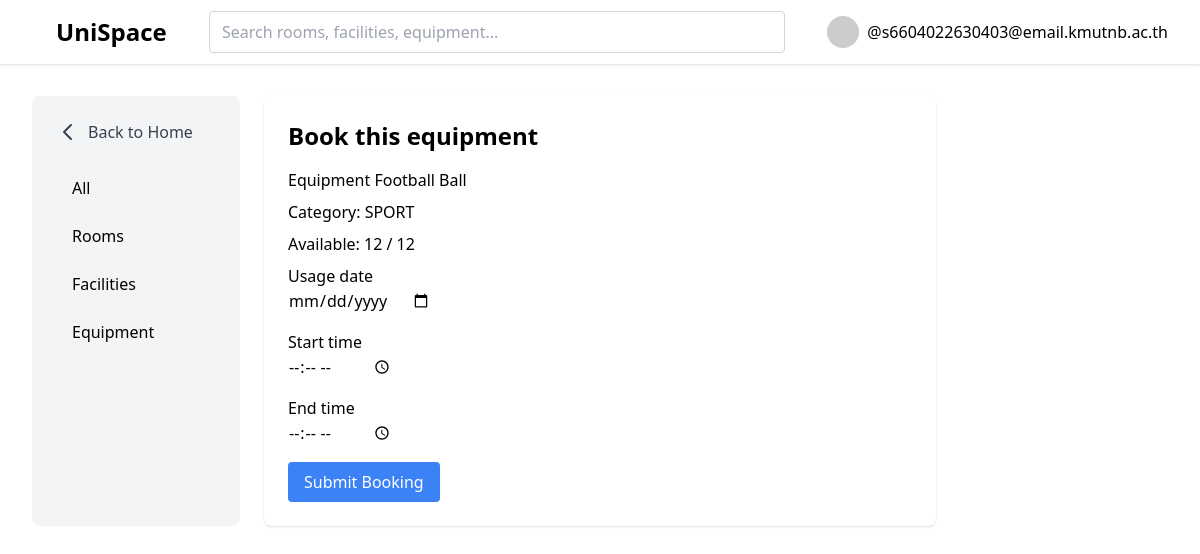
/booking-equipment/1 (signed in), run on the app's committed database.
### base/models.py (models this page shows, shortened)
class User(AbstractUser):
    email = models.EmailField(unique=True)
    username = models.CharField(max_length=200,blank=True,null=True)
    USERNAME_FIELD = 'email'
    REQUIRED_FIELDS = ["username"]

class Equipment(models.Model):
    CATEGORY_CHOICES = [
        ('SPORT', 'Sports Equipment'),
        ('ACADEMIC', 'Academic Equipment'),
        ('ACTIVITY', 'Activity Equipment'),
    ]
    equipment_name = models.CharField(max_length=200)
    category = models.CharField(max_length=200,choices=CATEGORY_CHOICES)
    total_quantity = models.IntegerField()
    available_quantity = models.IntegerField()

### base/views.py (the view, shortened to what this page needs)
# urls.py: path("booking-equipment/<int:pk>", views.bookingEquipment, name="bookingEquipment"),
@login_required(login_url="login")
def bookingEquipment(request, pk):
    equipment = Equipment.objects.get(id=pk)
    try:
        student = Student.objects.get(user=request.user)
    except Student.DoesNotExist:
        messages.error(request, "You must complete your student profile before booking.")
        return redirect('update-user')
    initial = {}
    if request.method == "GET":
        time = request.GET.get("time")
        if time:
            parts = time.split("-")
            if len(parts) == 2:
                initial['start_time'] = parts[0]
                initial['end_time'] = parts[1]
        form = BookingForm(initial=initial)
    return render(request, "booking_equipment.html", {"form": form, "equipment": equipment})

### base/forms.py (shortened to what this page needs)
class BookingForm(ModelForm):
    class Meta:
        model = Booking
        fields = ["usage_date", "start_time", "end_time"]
        widgets = {
            'usage_date': forms.DateInput(attrs={'type': 'date'}),
            'start_time': forms.TimeInput(attrs={'type': 'time'}),
            'end_time': forms.TimeInput(attrs={'type': 'time'}),
        }

### base/templates/booking_equipment.html (shortened to what this page needs)
{% extends 'main.html' %}
{% block content %}
<div class="grid grid-cols-1 md:grid-cols-5 gap-6 p-8">
    <aside class="col-span-1 bg-gray-100 rounded-lg p-6">
        <a href="{% url 'home' %}" class="flex items-center space-x-2 mb-6 text-gray-700 hover:text-gray-900">
            <svg xmlns="http://www.w3.org/2000/svg" class="h-6 w-6" fill="none" viewBox="0 0 24 24" stroke="currentColor">
                <path stroke-linecap="round" stroke-linejoin="round" stroke-width="2" d="M15 19l-7-7 7-7" />
            </svg>
            <span>Back to Home</span>
        </a>
        <nav class="flex flex-col space-y-2">
            <a class="px-4 py-2 rounded hover:bg-gray-200 {% if not request.GET.filter %} font-medium{% endif %}" href="{% url 'home' %}">All</a>
            <a class="px-4 py-2 rounded hover:bg-gray-200 {% if request.GET.filter == 'all_rooms' %}bg-blue-100 text-blue-700 font-medium{% endif %}" href="{% url 'home' %}?filter=all_rooms">Rooms</a>
            <a class="px-4 py-2 rounded hover:bg-gray-200 {% if request.GET.filter == 'all_facilities' %}bg-blue-100 text-blue-700 font-medium{% endif %}" href="{% url 'home' %}?filter=all_facilities">Facilities</a>
            <a class="px-4 py-2 rounded hover:bg-gray-200 {% if request.GET.filter == 'all_equipment' %}bg-blue-100 text-blue-700 font-medium{% endif %}" href="{% url 'home' %}?filter=all_equipment">Equipment</a>
        </nav>
    </aside>
    <section class="col-span-3 bg-white rounded-lg p-6 shadow">
        <h2 class="text-2xl font-bold mb-4">Book this equipment</h2>
        <p class="mb-2">Equipment {{ equipment.equipment_name }}</p>
        <p class="mb-2">Category: {{ equipment.category }}</p>
        <p class="mb-2">Available: {{ equipment.available_quantity }} / {{ equipment.total_quantity }}</p>
        <form method="POST" id="booking-form">
            <div class="mb-4">
                <label class="block font-medium">Usage date</label>
                {{ form.usage_date }}
            </div>
            <div class="mb-4">
                <label class="block font-medium">Start time</label>
                {{ form.start_time }}
            </div>
            <div class="mb-4">
                <label class="block font-medium">End time</label>
                {{ form.end_time }}
            </div>
            <button type="submit"
                onclick="return confirm('Confirm booking this equipment?')"
                class="bg-blue-500 text-white rounded px-4 py-2">
                Submit Booking
            </button>
        </form>
    </section>
</div>
{% endblock %}

### templates/navbar.html (shortened to what this page needs)
{% load static %}
<header class="bg-white shadow">
    <div class="max-w-8xl mx-auto px-4 sm:px-6 lg:px-8">
        <div class="flex items-center justify-between h-16">
            <div class="flex-shrink-0">
                <a href="{% url 'home' %}" class="text-2xl font-bold ml-6">
                UniSpace
                </a>
            </div>
            <div class="flex-1 flex justify-center px-8">
                <div class="w-full max-w-xl">
                    <form method="GET" action="{% url 'home' %}">
                        <input
                        name="q"
                        value="{{ request.GET.q }}"
                        placeholder="Search rooms, facilities, equipment..."
                        class="w-full border border-gray-300 rounded px-3 py-2 focus:outline-none focus:ring-2 focus:ring-blue-400"
                        />
                    </form>
                </div>
            </div>
            <div class="flex items-center">
                {% if request.user.is_authenticated %}
                <div class="relative group">
                    <button class="flex items-center space-x-2 hover:text-blue-500">
                        <img
                        src="https://randomuser.me/api/portraits/men/37.jpg"
                        class="h-8 w-8 rounded-full"
                        />
                        <span class="font-medium">@{{ request.user.email }}</span>
                    </button>
                </div>
                {% else %}
                <a href="{% url 'login' %}" class="text-blue-500 font-medium">Login</a>
                {% endif %}
        </div>
    </div>
  </div>
</header>

### data on the page
User: user.email "s6604022630403@email.kmutnb.ac.th"
Equipment: equipment_name "Football Ball", category "SPORT", available_quantity "12", total_quantity "12"
